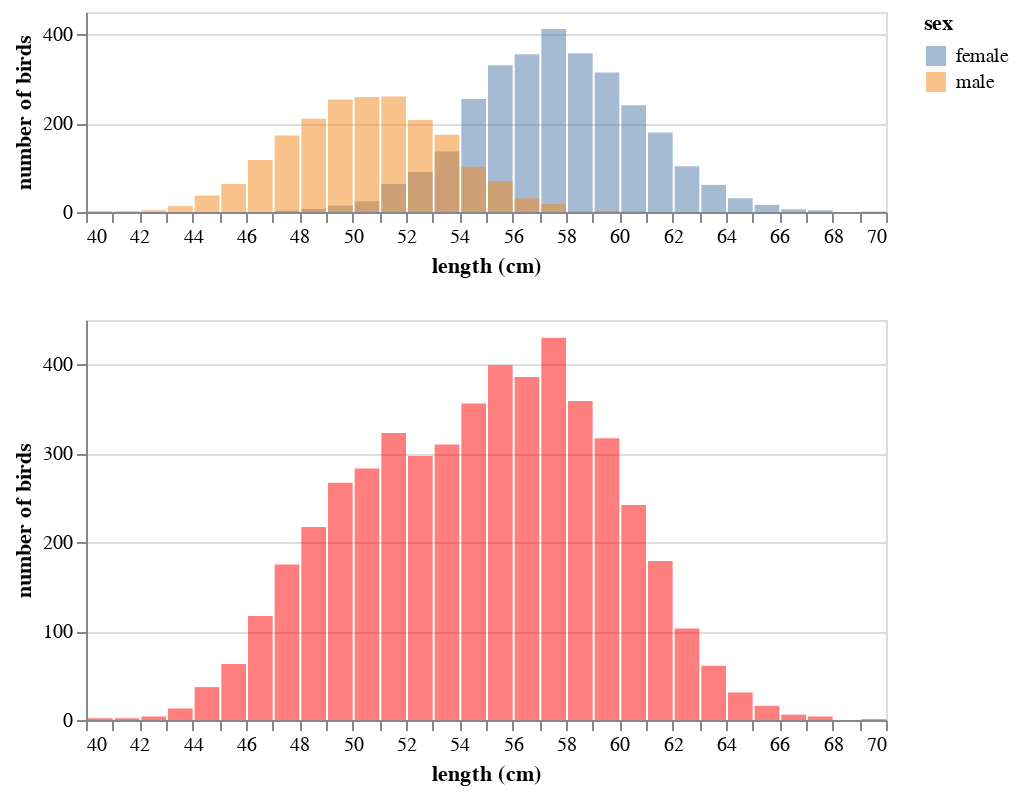

The notebook cell this image was saved under:
### Markdown cell above
The cell below produces a histogram of the lengths in the population overall (bottom panel) and when distinguished by sex (top panel).

### Code cell
base = alt.Chart(population).properties(height = 200)

hist = base.mark_bar(opacity = 0.5, color = 'red').encode(
    x = alt.X('length', 
              bin = alt.Bin(maxbins = 40), 
              scale = alt.Scale(domain = (40, 70)),
              title = 'length (cm)'),
    y = alt.Y('count()', 
              stack = None,
              title = 'number of birds')
)

hist_bysex = hist.encode(color = 'sex').properties(height = 100)

hist_bysex & hist

### Figure 1 — Vega-Lite specification as saved in the notebook (floating-point values rounded to 4 significant figures; data arrays with more than 128 entries replaced by an {"elided": "..."} marker saying what was removed)
{"config": {"view": {"continuousWidth": 400, "continuousHeight": 300}}, "vconcat": [{"mark": {"type": "bar", "color": "red", "opacity": 0.5}, "encoding": {"color": {"type": "nominal", "field": "sex"}, "x": {"type": "quantitative", "bin": {"maxbins": 40}, "field": "length", "scale": {"domain": [40, 70]}, "title": "length (cm)"}, "y": {"type": "quantitative", "aggregate": "count", "stack": null, "title": "number of birds"}}, "height": 100}, {"mark": {"type": "bar", "color": "red", "opacity": 0.5}, "encoding": {"x": {"type": "quantitative", "bin": {"maxbins": 40}, "field": "length", "scale": {"domain": [40, 70]}, "title": "length (cm)"}, "y": {"type": "quantitative", "aggregate": "count", "stack": null, "title": "number of birds"}}, "height": 200}], "data": {"name": "data-3703ed3ea43ac799502bff4220134ae3"}, "$schema": "https://vega.github.io/schema/vega-lite/v4.8.1.json", "datasets": {"data-3703ed3ea43ac799502bff4220134ae3": {"elided": "5000 records"}}}
